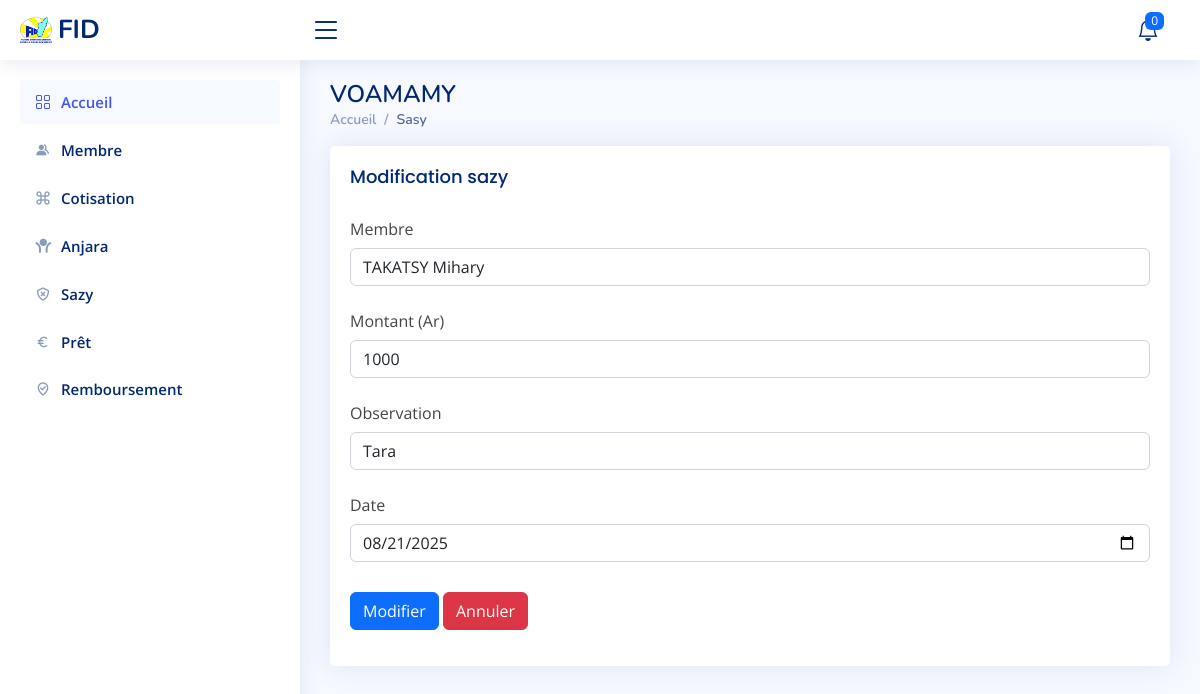
The page /index.php/vm_controller/sazy/modifier/3 on the database its author committed.
### tables this page shows
CREATE TABLE `sazy` (
  `ID_sazy` int(11) NOT NULL,
  `ID_membre` int(11) NOT NULL,
  `Observation` text NOT NULL,
  `Montant` decimal(10,0) NOT NULL,
  `Date` date NOT NULL
);

CREATE TABLE `membre` (
  `ID_membre` int(10) NOT NULL,
  `Nom` varchar(50) NOT NULL,
  `Prenom` varchar(50) NOT NULL
);

### application/controllers/vm_controller.php (called while the page is built, shortened)
<?php
class vm_controller extends CI_Controller {
    public function __construct() {
        $this->load->model('vm_model');
        $this->load->library(['form_validation', 'session']);
        $this->load->helper(['url', 'form']);
    }
public function sazy($action = null, $ID_sazy = null){
    $this->load->model('vm_model');
    $data = [];
    if ($action === 'modifier' && !empty($ID_sazy)) {
        $data['sazy'] = $this->vm_model->get_sazy($ID_sazy);
        $data['membre'] = $this->vm_model->membre();
        $this->load->view('modif_sazy_view', $data);
        return;
    }
    $data['sazy'] = $this->vm_model->sazy();
    $data['membre'] = $this->vm_model->membre();
    $data['prets_en_retard'] = $this->prets_en_retard();
    $data['count_prets_en_retard'] = count($data['prets_en_retard']);
    $this->load->view('sazy_view', $data);
}
}

### index.php (called while the page is built, shortened)
<?php
require_once BASEPATH.'core/CodeIgniter.php';

### application/models/vm_model.php (called while the page is built, shortened)
<?php
class Vm_model extends CI_Model {
    public function get_sazy($ID_sazy) {
        $query = $this->db->query("SELECT * FROM membre, sazy WHERE membre.ID_membre= sazy.ID_membre and sazy.ID_sazy = '$ID_sazy' ");
        return $query->row();
    }
}
?>

### application/views/modif_sazy_view.php (the view, shortened to what this page needs)
  <main id="main" class="main">
<div class="pagetitle">
  <h1>VOAMAMY</h1>
  <nav>
    <ol class="breadcrumb">
      <li class="breadcrumb-item"><a href="<?php echo base_url().'index.php/vm_controller/index'; ?>">Accueil</a></li>
      <li class="breadcrumb-item active">Sasy</li>
    </ol>
  </nav>
</div>
<section class="section">
      <div class="card">
        <div class="card-body">
          <h5 class="card-title">Modification sazy</h5>
          <form id="form" class="form-material" method="POST" action="<?php echo base_url().'index.php/vm_controller/sazy'; ?>">
            <div class="row mb-3">
              <label for="inputText" class="col-sm-3 col-form-label">Membre</label>
              <div class="col-sm-12">
                <select name="ID_membre" class="form-control" required>
                <option value="<?= $sazy->ID_membre ?>"><?= $sazy->Nom.' '.$sazy->Prenom  ?></option>
              </select>
            </div>
            </div>
                <div class="row mb-3">
                    <label for="inputNumber" class="col-sm-4 col-form-label">Montant (Ar)</label>
                    <div class="col-sm-12">
                    <input type="number" name="Montant" value="<?= $sazy->Montant ?>" class="form-control" placeholder ="Montant d'un sazy">
                    </div>
                </div>
                <div class="row mb-3">
                    <label for="inputNumber" class="col-sm-4 col-form-label">Observation</label>
                    <div class="col-sm-12">
                    <input type="text" name="Observation" value="<?= $sazy->Observation?>" class="form-control" placeholder ="Observation">
                    </div>
                </div>
                <div class="row mb-3">
                    <label for="inputNumber" class="col-sm-4 col-form-label">Date </label>
                    <div class="col-sm-12">
                    <input type="date" name="Date"  value="<?= $sazy->Date ?>"class="form-control" placeholder ="nombre">
                    </div>
                </div>
            <div class="row mb-3">
              <label class="col-sm-2 col-form-label"></label>
              <div class="col-sm-12">
              <button type="submit" id="submit"  name="submit" class="btn btn-primary">Modifier</button>
                    <a href="<?php echo base_url().'index.php/vm_controller/sazy';?>"class="btn btn-danger">Annuler</a>
              </div>
            </div>
          </form>
        </div>
      </div>
</section>
</main>

### assets/css/style.css (style rules this page uses)
:root { scroll-behavior: smooth; }
a { color: #4154f1; text-decoration: none; }
h1, h2, h3, h4, h5, h6 { font-family: "Nunito", sans-serif; }
#main { margin-top: 60px; padding: 20px 30px; transition: all 0.3s; }
.pagetitle { margin-bottom: 10px; }
.pagetitle h1 { font-size: 24px; margin-bottom: 0; font-weight: 600; color: #012970; }
.card { margin-bottom: 30px; border: none; border-radius: 5px; box-shadow: 0px 0 30px rgba(1, 41, 112, 0.1); }
.card-title { padding: 20px 0 15px 0; font-size: 18px; font-weight: 500; color: #012970; font-family: "Poppins", sans-serif; }
.card-body { padding: 0 20px 20px 20px; }
.breadcrumb { font-size: 14px; font-family: "Nunito", sans-serif; color: #899bbd; font-weight: 600; }
.breadcrumb a { color: #899bbd; transition: 0.3s; }
.breadcrumb .breadcrumb-item::before { color: #899bbd; }
.breadcrumb .active { color: #51678f; font-weight: 600; }
@media (min-width: 1200px) { #main, #footer { margin-left: 300px; } }

### rows shown on the page
sazy: ID_membre "TAKATSY Mihary", Montant "1000", Observation "Tara", Date "08/21/2025"
